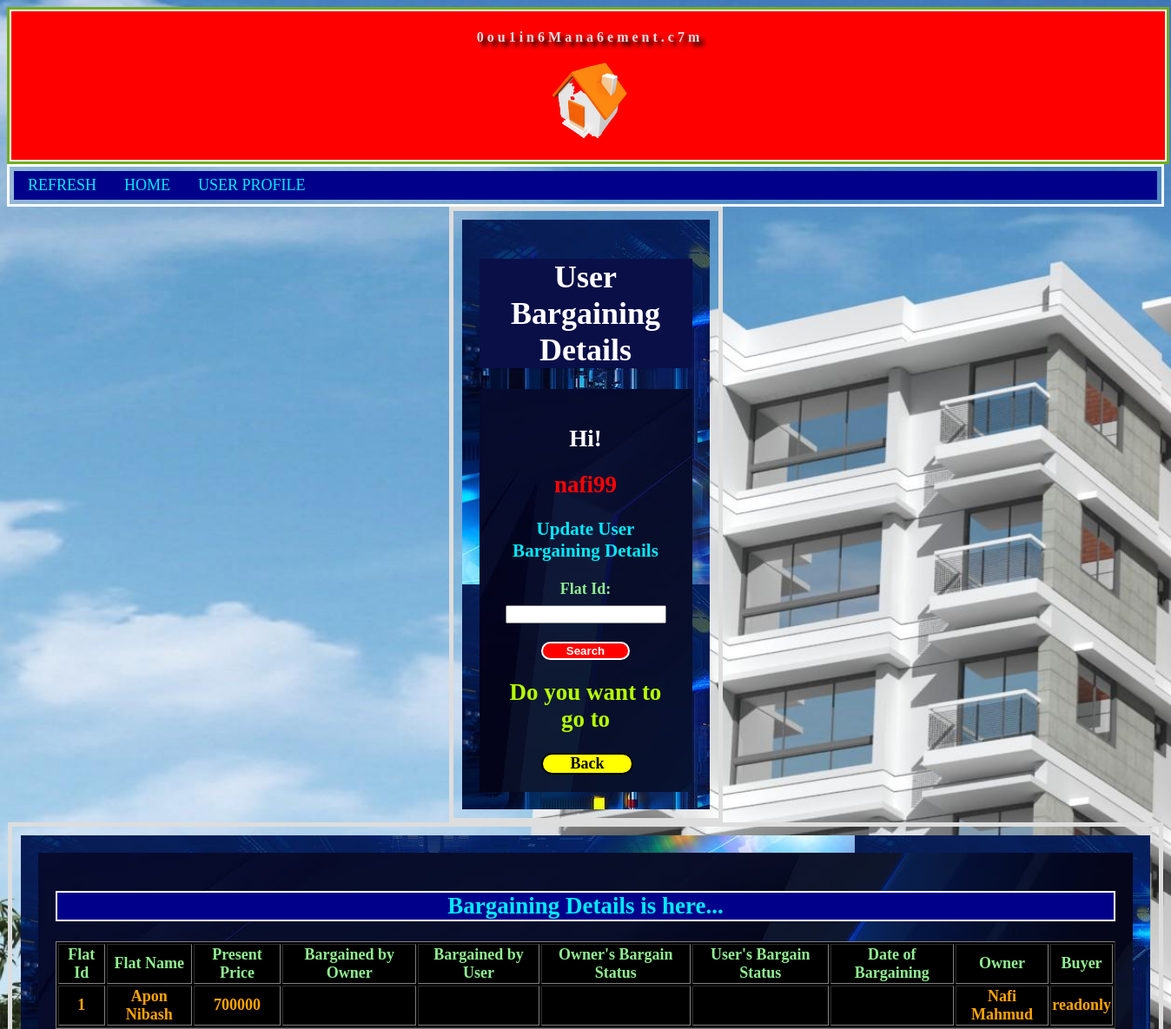
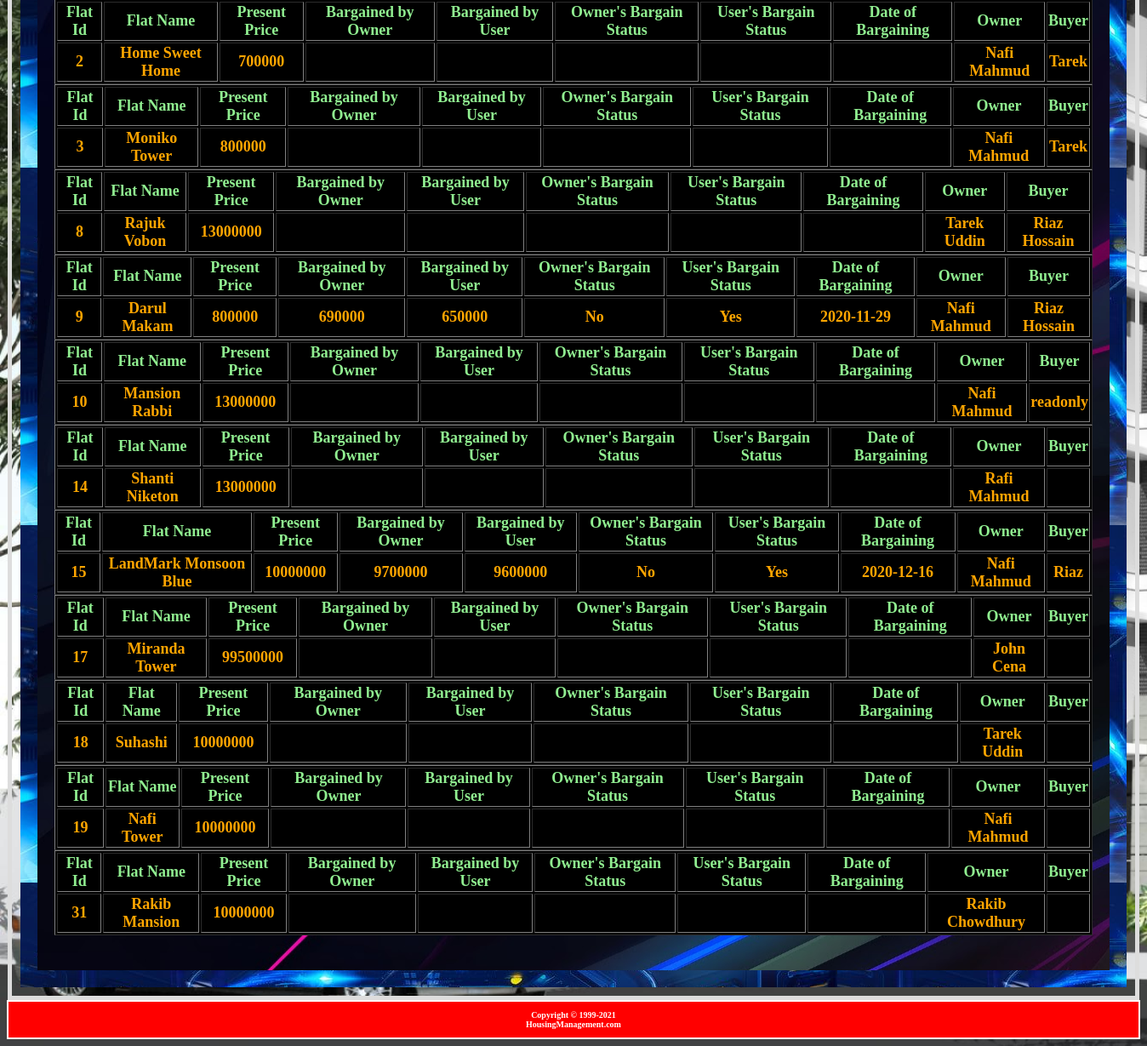
Page /Account/Admin/View/UserBargain.php (signed in) on the committed database (2 pictures, top to bottom).
### tables this page shows
CREATE TABLE `userbuy` (
  `id` int(11) NOT NULL,
  `flatname` varchar(50) NOT NULL,
  `flataddress` varchar(500) NOT NULL,
  `price` varchar(255) NOT NULL,
  `flatstatus` varchar(50) NOT NULL,
  `aboutflat` varchar(500) NOT NULL,
  `dateoflaunching` varchar(50) NOT NULL,
  `owner` varchar(50) NOT NULL,
  `buyer` varchar(50) NOT NULL,
  `bargainbyowner` varchar(50) NOT NULL,
  `bargainbyuser` varchar(50) NOT NULL,
  `dateofbargaining` date DEFAULT NULL,
  `agreementbyowner` varchar(50) NOT NULL,
  `agreementbyuser` varchar(50) NOT NULL,
  `dateofbuying` date DEFAULT NULL
);

### Account/Admin/Control/Logindb.php (called while the page is built, shortened)
<?php
class Logindb{
 function FetchCheckUserBuy($conn,$table)
    {
    $result = $conn->query("SELECT * FROM ". $table);
    return $result;
    }
}
?>

### Account/Admin/View/UserBargain.php (the view, shortened to what this page needs)
<?php
include('../Control/Logindb.php');
$error="";
?>
<!DOCTYPE html>
<html>
<head>
<link rel="stylesheet" type="text/css" href="../CSS/ProfileStyle.css">
<link rel="stylesheet" type="text/css" href="../CSS/TitleStyle.css">
<link rel="stylesheet" type="text/css" href="../CSS/HeaderFooterStyle.css">
<link rel="stylesheet" type="text/css" href="../CSS/ButtonStyle.css">
<link rel="stylesheet" type="text/css" href="../CSS/NavBarStyle.css">
</head>
<body>
<h6 id="Header"><?php include '../Header/header.php';?></h6>
<div class="sticky">
<div class="topnav">
<a href="UserBargain.php">REFRESH</a>
<a href="LoginResult.php">HOME</a>
<a href="UserProfile.php">USER PROFILE</a>
</div>
</div>
<div id="ProfileBlock">
<div id="ProfileBlock2">
<div id="ProfileBlock3">
<h1 id="Title">User Bargaining Details</h1>
</div>
<div id="ProfileBlock4">
<h2 id="Hi">Hi! </h2> <h2 id="Username"><?php echo  $_SESSION["un"]; ?><br><h3 id="YourProfile">Update User Bargaining Details</h3></h2>
<b>
<form action="<?php echo htmlspecialchars($_SERVER["PHP_SELF"]);?>" method='post' onsubmit="return validateForm()">
  <Label id="FlatId">Flat Id:</label><br> <?php echo $error;?> <h4 id="jsflatiderror"></h4>
  <input type="text" id="flatid" name="id" ><br><br>
  <input type="submit" name="bargainsubmit" id="Button" value="Search">
</form>
<h2 id="Marquee"><marquee direction=left>Do you want to go to </marquee></h2> <div class="link"><a href="LoginResult.php">Back</a></div>
</div>
</div>
</div>
<div id="RegistrationBlock">
<div id="RegistrationBlock2">
<div id="RegistrationBlock5">
</div>
<div id="RegistrationBlock6">
<?php
  echo "<h2 id='UserList'>Bargaining Details is here...</h2>";
  $connection = new Logindb();
$conobj=$connection->OpenCon();
$userQuery=$connection->FetchCheckUserBuy($conobj,"userbuy");
if ($userQuery->num_rows > 0) {
        while($row = $userQuery->fetch_assoc()) {
          echo "<table style='background-color:black; width:100%' border=1>".
          "<tr style='color:lightgreen'>".
            "<th>"."Flat Id"."</th> ".
            "<th>"."Flat Name"."</th> ".
            "<th>"."Present Price"."</th> ".
            "<th>"."Bargained by Owner"."</th> ".
            "<th>"."Bargained by User"."</th> ".
            "<th>"."Owner's Bargain Status"."</th> ".
            "<th>"."User's Bargain Status"."</th> ".
            "<th>"."Date of Bargaining"."</th> ".
            "<th>"."Owner"."</th> ".
            "<th>"."Buyer"."</th> ".
          "</tr>".
          "<tr style='color:orange'>".
            "<td>".$row["id"]."</td>".
            "<td>".$row["flatname"]."</td>".
            "<td>".$row["price"]."</td>".
            "<td>".$row["bargainbyowner"]."</td>".
            "<td>".$row["bargainbyuser"]."</td>".
            "<td>".$row["agreementbyowner"]."</td>".
            "<td>".$row["agreementbyuser"]."</td>".
            "<td>".$row["dateofbargaining"]."</td>".
            "<td>".$row["owner"]."</td>".
            "<td>".$row["buyer"]."</td>".
          "</tr>".
        "</table>";
        }
      }
      else {
        echo "0 results";
      }
?><br>
</div>
</div>
</div>
</body>
<h6 id="Footer"><?php include '../Footer/footer.php';?></h6>
</html>

### Account/Admin/CSS/ProfileStyle.css (style rules this page uses)
div#ProfileBlock { width:285px;border:5px solid #ddd;padding:10px;margin:auto; text-align:center }
body { background-image: url('../Images/G.jpg'); background-repeat:no-repeat; background-size:cover; color:orange;font-size:18px; min-height: 140vh }
div#ProfileBlock2 { background-image: url('../Images/F2.jpg'); padding:20px }
div#ProfileBlock3 { background-color: #0A0F48;color:#00E9FF; padding:0px }
div#ProfileBlock4 { background-image: url('../Images/F1.jpg');color:orange;padding:20px;font-size:18px }
h2#Hi { color:white }
h2#Username { color:red }
h3#YourProfile { color:#00E9FF }
h2#Marquee { color: #B6FF00 }
div#RegistrationBlock { width:1300px;border:5px solid #ddd;padding:10px;margin:auto;text-align:center }
body { background-image: url('../Images/G.jpg'); background-repeat:no-repeat; background-size:cover;color:orange;font-size:18px }
div#RegistrationBlock2 { background-image: url('../Images/F2.jpg');color:black; padding:20px }
div#RegistrationBlock5 { background-image: url('../Images/F1.jpg');color:#B6FF00;padding:1px }
div#RegistrationBlock6 { background-image: url('../Images/F1.jpg');color:#00FFA8;padding:20px;font-size:18px }
h2#UserList { color:#00E9FF; background-color:darkblue; border:2px solid white }
Label#FlatId { color:lightgreen }

### Account/Admin/CSS/TitleStyle.css (style rules this page uses)
h1#Title { color:white; font-family:calibri }

### Account/Admin/CSS/HeaderFooterStyle.css (style rules this page uses)
h6#Header { font-family: verdana; color: white; margin:0% }
h6#Footer { font-size:10px; font-family: verdana; text-align: center; color:white; background-color: red; display:block; border:2px solid white; margin:0% }

### Account/Admin/CSS/ButtonStyle.css (style rules this page uses)
input#Button { background-color:red; color:white; border:2px solid white; cursor:pointer; font-weight:bold; display:block; border-radius: 50px; width:50%; margin-left:25%; margin-right:25%; }
.link a { background-color:yellow; color:black; border:2px solid black; cursor:pointer; font-family:calibri; text-decoration: none; display: block; text-align: center; border-radius: 50px; font-weight: bold; width:50%; margin-left:25%; margin-right:25%; }

### Account/Admin/CSS/NavBarStyle.css (style rules this page uses)
.topnav { overflow: hidden; background-color: darkblue; }
.topnav a { float: left; display: block; color: #00E9FF; text-align: center; padding: 6px 16px; text-decoration: none; }
div.sticky { position: -webkit-sticky; position: sticky; top: 0; background-color:transparent; border: 3px solid white; padding: 5px; font-size: 18px; font-family:calibri; animation: myfirst 10s 100000000; }

### rows in the picture
userbuy: id "1", flatname "Apon Nibash", price "700000", owner "Nafi Mahmud", buyer "readonly"
userbuy: id "2", flatname "Home Sweet Home", price "700000", owner "Nafi Mahmud", buyer "Tarek"
userbuy: id "3", flatname "Moniko Tower", price "800000", owner "Nafi Mahmud", buyer "Tarek"
userbuy: id "8", flatname "Rajuk Vobon", price "13000000", owner "Tarek Uddin", buyer "Riaz Hossain"
userbuy: id "9", flatname "Darul Makam", price "800000", bargainbyowner "690000", bargainbyuser "650000", agreementbyowner "No", agreementbyuser "Yes", dateofbargaining "2020-11-29", owner "Nafi Mahmud", buyer "Riaz Hossain"
userbuy: id "10", flatname "Mansion Rabbi", price "13000000", owner "Nafi Mahmud", buyer "readonly"
userbuy: id "14", flatname "Shanti Niketon", price "13000000", owner "Rafi Mahmud"
userbuy: id "15", flatname "LandMark Monsoon Blue", price "10000000", bargainbyowner "9700000", bargainbyuser "9600000", agreementbyowner "No", agreementbyuser "Yes", dateofbargaining "2020-12-16", owner "Nafi Mahmud", buyer "Riaz"
userbuy: id "17", flatname "Miranda Tower", price "99500000", owner "John Cena"
userbuy: id "18", flatname "Suhashi", price "10000000", owner "Tarek Uddin"
userbuy: id "19", flatname "Nafi Tower", price "10000000", owner "Nafi Mahmud"
userbuy: id "31", flatname "Rakib Mansion", price "10000000", owner "Rakib Chowdhury"

### other values in the picture
$_SESSION["un"] "nafi99"
